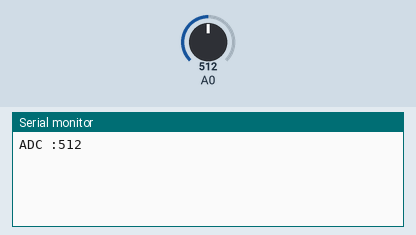
The sketch below on a simulated Arduino Uno, built with avr-gcc and run on an emulated ATmega328P. Parts: the last lines printed to the serial monitor. The inputs (shaded band) are chosen by the test bench; at power-on: A0 = 512.

Above: at 1.2 s.
1.3 s: A0 set to 716
At 2.5 s:
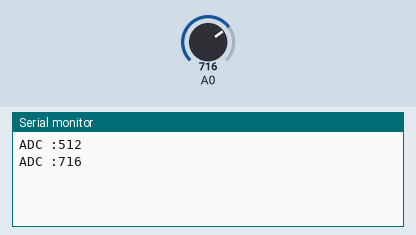
2.8 s: A0 set to 900
At 5.2 s:
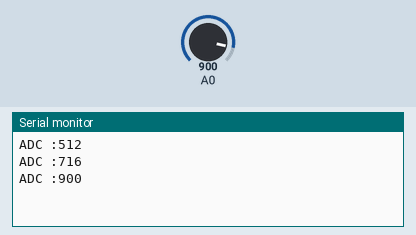
Timing chart, 0 to 6.7 s (numbered marks = the images above; inputs shaded):
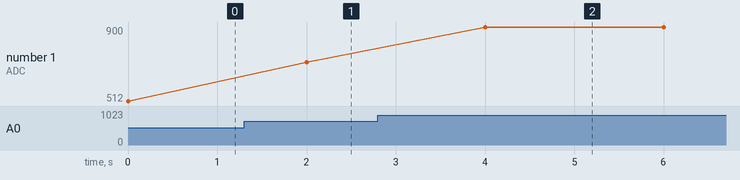

The sketch:

adcTest.ino
```cpp
#include <Arduino.h>
#include <adcFilter.h>

    void setup() {
    	Serial.begin(9600);
    }//end setup

    void loop() {
    	uint16_t rawAdc = filteredAnalog(A0); //read filtered ADC value from A0 pin
    	Serial.println("ADC :" + (String)rawAdc);
    	delay(2000);
    }
```

adcFilter.h
```cpp
// (licence header left out)
#ifndef ADCFILTER_H_
#define ADCFILTER_H_

	//CONF
#define ADC_SAMPLE_RATE 5 // use only odd numbers, e.g. 3, 5, 7, 9, ...
	///////////
#define MEDIAN_POS (ADC_SAMPLE_RATE/2)

	//Prototype
	void bubSort(int sArray[], int aSize);
	int filteredAnalog(int aPin);


////Functions
	int filteredAnalog(int aPin){
		int samples[ADC_SAMPLE_RATE];
		for(int a = 0; a < ADC_SAMPLE_RATE; a++){
			//approximately takes (ADC_SAMPLE_RATE * 100 us) on Arduino with AtMega328
			samples[a] = analogRead(aPin);
		}
		bubSort(samples, ADC_SAMPLE_RATE);
		return samples[MEDIAN_POS];
	}
	///////////////////
	void bubSort(int sArray[], int aSize) {
		//128 -- 116 microsec
		for(int mainLoopCnt = 0; mainLoopCnt < (aSize-1); mainLoopCnt++) {

			for(int subLoopCnt = 0; subLoopCnt < (aSize - (mainLoopCnt+1)); subLoopCnt++) {

				if(sArray[subLoopCnt] > sArray[subLoopCnt+1]) {
					int sTmp = sArray[subLoopCnt];
					sArray[subLoopCnt] = sArray[subLoopCnt+1];
					sArray[subLoopCnt+1] = sTmp;
				}//end if

			}//end sub loop

		}//end main loop
	}

#endif /* ADCFILTER_H_ */
```

Measured:
- after the input at 1.3 s, the serial monitor: prints a new line after 0.70 s (image 1)
- after the input at 2.8 s, the serial monitor: prints a new line after 1.2 s (image 2)
- plotted number 1: 512 → 716 after the input at 1.3 s, 716 → 900 after the input at 2.8 s
